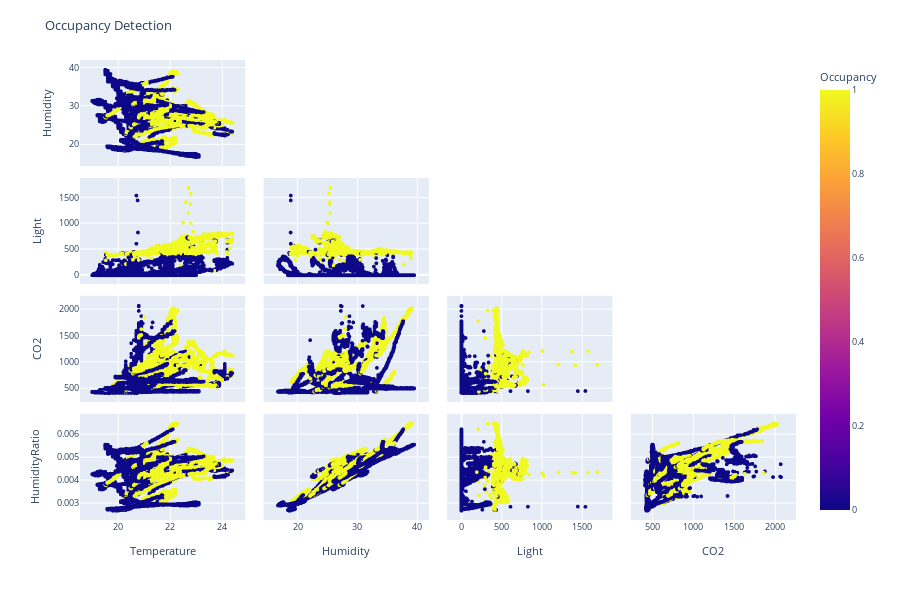

Notebook code for this chart:
### Markdown cell above
Creación de matriz de dispersión para poder visualizar la relación existente entre las variables. (Se ponen de colores)

### Code cell
# Scatter plot matrix
features = df.drop(["Occupancy"], axis=1).columns #Selección de las características.
fig = px.scatter_matrix(data_frame=df,
                        dimensions=features,
                        color=df['Occupancy'])
#Dimensiones del gráfico y color dependiendo de la ocupación (1 o 0).

fig.update_traces(marker = dict(size=4), diagonal_visible=False, showupperhalf=False) #Configuración de detalles del gráfico.
fig.update_layout(width=900, height=600, title="Occupancy Detection", font_size=9) #Ajuste de tamaño y título.
fig.show() #Desplegar gráfico.

### Figure 1 — Plotly figure (JSON) as saved in the notebook; plotly's stock layout.template omitted (floating-point values rounded to 4 significant figures; data arrays with more than 128 entries replaced by an {"elided": "..."} marker saying what was removed)
{"data": [{"diagonal": {"visible": false}, "dimensions": [{"axis": {"matches": true}, "label": "Temperature", "values": {"elided": "20560 float values"}}, {"axis": {"matches": true}, "label": "Humidity", "values": {"elided": "20560 float values"}}, {"axis": {"matches": true}, "label": "Light", "values": {"elided": "20560 float values"}}, {"axis": {"matches": true}, "label": "CO2", "values": {"elided": "20560 float values"}}, {"axis": {"matches": true}, "label": "HumidityRatio", "values": {"elided": "20560 float values"}}], "hovertemplate": "%{xaxis.title.text}=%{x}<br>%{yaxis.title.text}=%{y}<br>Occupancy=%{marker.color}<extra></extra>", "legendgroup": "", "marker": {"color": {"elided": "20560 int values"}, "coloraxis": "coloraxis", "size": 4, "symbol": "circle"}, "name": "", "showlegend": false, "showupperhalf": false, "type": "splom"}], "layout": {"coloraxis": {"colorbar": {"title": {"text": "Occupancy"}}, "colorscale": [[0, "#0d0887"], [0.1111, "#46039f"], [0.2222, "#7201a8"], [0.3333, "#9c179e"], [0.4444, "#bd3786"], [0.5556, "#d8576b"], [0.6667, "#ed7953"], [0.7778, "#fb9f3a"], [0.8889, "#fdca26"], [1, "#f0f921"]]}, "dragmode": "select", "font": {"size": 9}, "height": 600, "legend": {"tracegroupgap": 0}, "margin": {"t": 60}, "title": {"text": "Occupancy Detection"}, "width": 900}}
